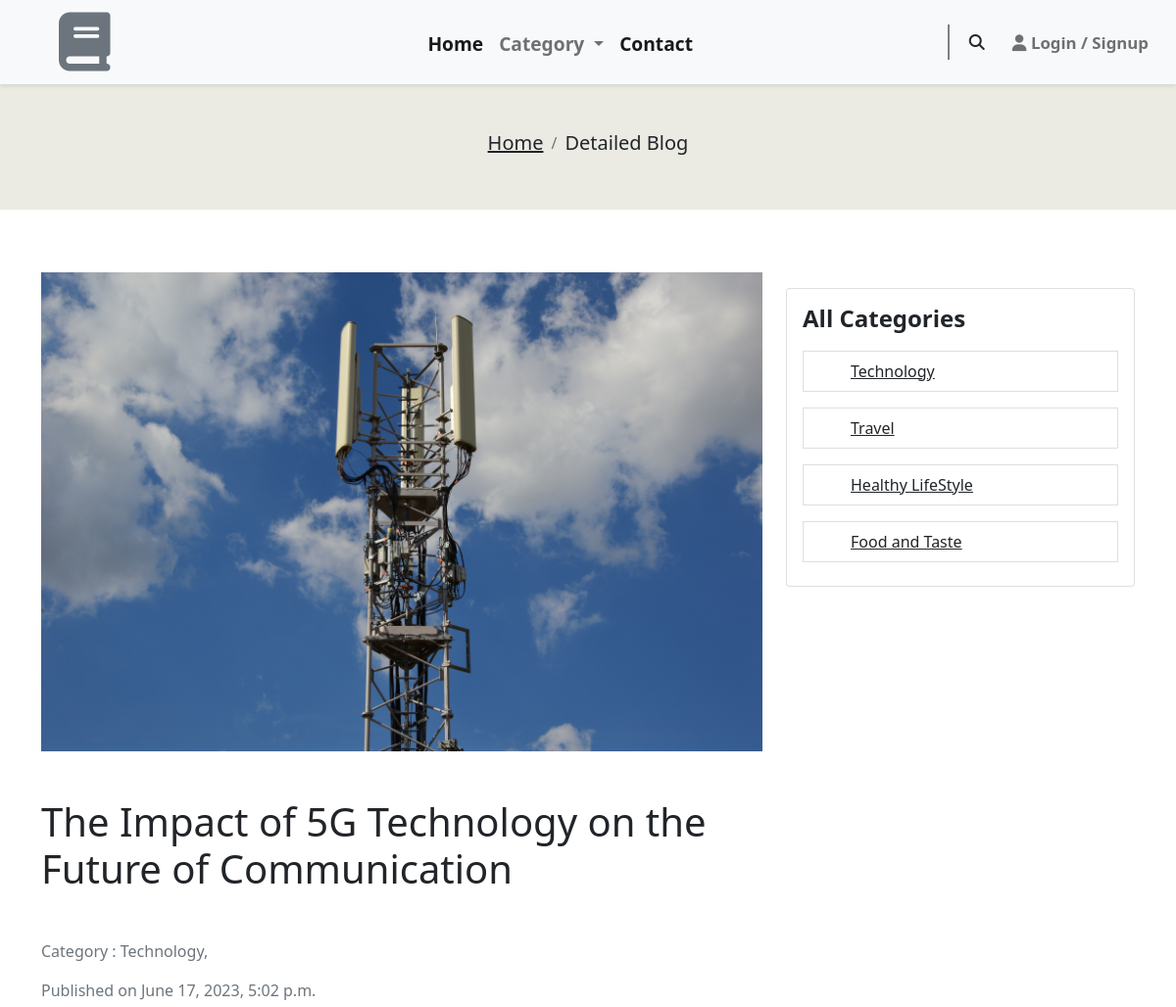
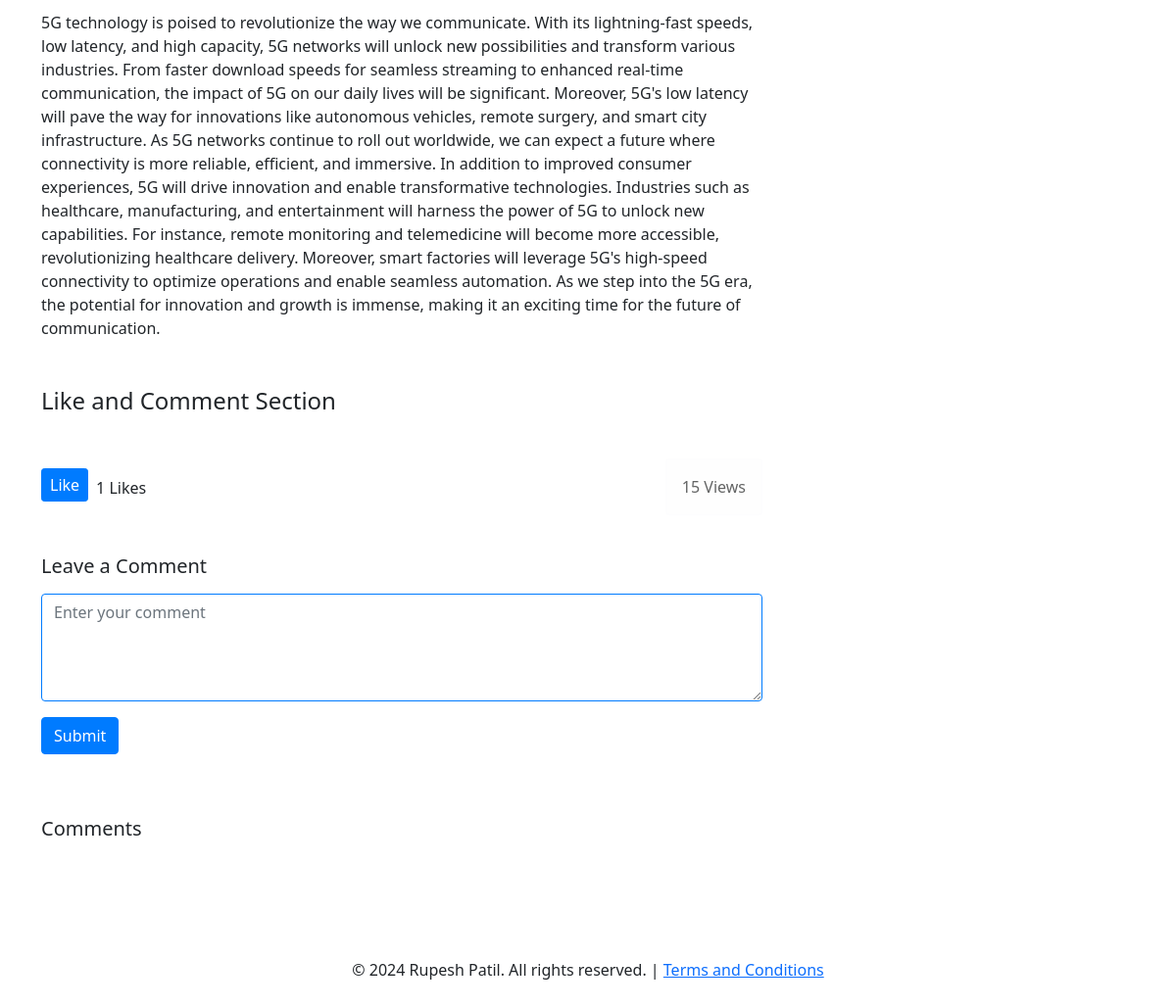
The page /detailed-blog/the-impact-of-5g-technology-on-the-future-of-communication/ on the database its author committed (2 pictures, top to bottom).
### BlogApp/models.py (models this page shows, shortened)
class Post(models.Model):
  title = models.CharField(max_length=200)
  content = models.TextField()
  date_posted = models.DateTimeField(default=timezone.now)
  author =  models.ForeignKey(User, on_delete=models.SET_NULL, null=True)
  categories = models.ManyToManyField(Category)
  featured_image = models.ImageField(upload_to='post_images', null=True, blank=True)
  slug = models.SlugField(unique=True)
  view_count = models.PositiveIntegerField(default=0)
  def display_image(self):
    if self.featured_image:
      return self.featured_image.url
    else:
      return "No Image Available"
  def save(self, *args, **kwargs):
    if not self.slug:
      self.slug = slugify(self.title)
    super().save(*args, **kwargs)

class Category(models.Model):
  name = models.CharField(max_length=100)
  slug = models.SlugField(unique=True)

### BlogApp/views.py (the view)
# urls.py: path('detailed-blog/<slug>/', detailed_blog, name='detailed-blog'),
def detailed_blog(request, slug):
    detailed_blog = get_object_or_404(Post, slug=slug)
    detailed_blog.view_count += 1
    detailed_blog.save()
    category = Category.objects.all()
    comments = detailed_blog.comments.filter(active=True).order_by('-date_posted')
    if request.user.is_authenticated:
        View.objects.create(user=request.user, post=detailed_blog, viewed_at=timezone.now())
    is_liked = False
    is_disliked = False
    if request.user.is_authenticated:
        user = request.user
        is_liked = Like.objects.filter(post=detailed_blog, user=user).exists()
        is_disliked = Like.objects.filter(post=detailed_blog, user=user).exists()
    if 'like' in request.GET and not is_liked and not is_disliked:
        like = Like(comment=comments[0], user=request.user)
        like.save()
        is_liked = True
    elif 'dislike' in request.GET and not is_liked and not is_disliked:
        dislike = Like(comment=comments[0], user=request.user)
        dislike.save()
        is_disliked = True
    total_like = Like.objects.filter(post=detailed_blog)
    if request.method == 'POST' and request.user.is_authenticated:
        try:
            form = CommentForm(request.POST)
            if form.is_valid():
                Comment.objects.create(
                    post=Post.objects.filter(slug=detailed_blog.slug).first(),
                    author=User.objects.get(id=request.user.id),
                    content=form.cleaned_data['content'],
                    active=True
                )
                return JsonResponse({'success': True})
            else:
                return JsonResponse({'success': False, 'errors': f'{form.errors}'})
        except:
            return JsonResponse({'success': False, 'errors': f'Please log in to write a comment.', 'login_required': True})
    else:
        form = CommentForm()
    return render(request, 'detailed_blog.html',
                  {'blog': detailed_blog, 'category': category, 'comments': comments, 'is_liked': is_liked,
                   'is_disliked': is_disliked, 'total_like': total_like, 'comment_form': form})

### BlogApp/forms.py
class CommentForm(forms.ModelForm):
  class Meta:
    model = Comment
    fields = ['content']
  content = forms.CharField(
    widget=forms.Textarea(attrs={
      'class': 'form-control',
      'id': 'comment',
      'rows': '4',
      'placeholder': 'Enter your comment'
    })
  )

### BlogApp/templatetags/category_tags.py (called while the page is built)
@register.simple_tag
def get_all_categories():
  return Category.objects.all()

### templates/detailed_blog.html (shortened to what this page needs)
{% extends 'index.html' %}
{% load category_tags %}
{% block content %}
<nav aria-label="breadcrumb  text-center  ">
  <ol class="breadcrumb py-5  text-center justify-content-center">
    <li class="breadcrumb-item"><a href="/" class="text-dark "> <h5>Home</h5> </a></li>
    <li class="breadcrumb-item active text-dark " aria-current="page"><h5 class="d-flex ">Detailed Blog</h5></li>
  </ol>
</nav>
<section class="py-5">
  <div class="container">
    <div class="row">
      <div class="col-lg-8">
        <article>
          <img src="{{ blog.display_image }}" alt="Block 1 Image" class="img-fluid">
          <h1 class="my-5">{{blog.title}}</h1>
          <p class="text-muted mb-3"> Category :{% for category in blog.categories.all  %}
            {{ category.name }},
         {% endfor %}</p>
          <p class="text-muted mb-3">Published on {{blog.date_posted}}</p>
          <p class=" justify-content-between d-flex">
            {{blog.content}}
          </p>
          <div class="mt-5">
            <h4 class="my-4">Like and Comment Section</h4>
            <div class="d-flex justify-content-between align-items-center">
              <div class="likes d-flex align-baseline">
                <div class="like-dislike">
                  {% if is_liked %}
                  <button
                    id="dislike-button"
                    class="btn btn-danger btn-sm"
                    name="{{ blog.slug }}">
                    Dislike
                  </button>
                  {% else %}
                  <button
                    id="like-button"
                    class="btn btn-primary btn-sm"
                    name="{{ blog.slug }}"
                  >
                    Like
                  </button>
                  {% endif %}
                </div>
                <span id="like-count" class="ml-2 mx-2 mt-2">
                  <span id="like-count-total"> {{ total_like.count }} </span>
                  Likes</span
                >
              </div>
              <div class="comments">
                  <p class=" alert alert-light"> {{blog.view_count}} Views </p>
              </div>
            </div>
            <div class="mt-4">
              <h5 class="my-3">Leave a Comment</h5>
              <form
                id="comment-form"
                method="post"
                action="{% url 'detailed-blog' blog.slug %}"
                novalidate>
                <div class="form-group">
                  {{ comment_form.content }}
                </div>
                <button type="submit" class="btn btn-primary my-3">
                  Submit
                </button>
              </form>
            </div>
            <div class="mt-5">
              <h5 class="mb-4">Comments</h5>
            </div>
          </div>
        </article>
      </div>
      <div class="col-lg-4">
        <div class="card my-3">
          <div class="card-body">
            <h5 class="card-title">All Categories</h5>
            <ul class="list-group border-none">
              {% get_all_categories as all_categories %}
                {% for category in all_categories %}
                  <a class="text-dark my-2" href="{% url 'post_list_by_category' category.slug %}">
                    <li class="list-group-item px-5">{{ category.name }}</li>
                  </a>
                  {% endfor  %}
              </ul>
          </div>
        </div>
      </div>
    </div>
  </div>
</section>
{% endblock %}

### static/style.css (style rules this page uses)
body { margin: 0 auto; box-sizing: border-box; }
.form-control { border-color: #007bff; }
.card-title { font-size: 24px; font-weight: bold; margin-bottom: 10px; }
.btn-primary { font-size: 16px; }
.card { margin-bottom: 20px; }
.btn-primary { background-color: #007bff; border-color: #007bff; }
.alert { margin-top: 20px; }
.breadcrumb { background-color: #ecebe3 !important; }

### rows shown on the page
Post: display_image (picture), title "The Impact of 5G Technology on the Future of Communication", date_posted "June 17, 2023, 5:02 p.m.", content "5G technology is poised to revolutionize the way we communicate. With its lightning-fast speeds, low latency, and high capacity, 5G networks will unlock new possibilities and transform various industries. From faster download speeds for seamless streaming to enhanced real-time communication, the impact of 5G on our daily lives will be significant. Moreover, 5G's low latency will pave the way for innovations like autonomous vehicles, remote surgery, and smart city infrastructure. As 5G networks continue to roll out worldwide, we can expect a future where connectivity is more reliable, efficient, and immersive. In addition to improved consumer experiences, 5G will drive innovation and enable…", view_count "15"
Category: name "Technology"
Category: name "Travel"
Category: name "Healthy LifeStyle"
Category: name "Food and Taste"

### other values the page prints
{{ total_like.count }} "1"
